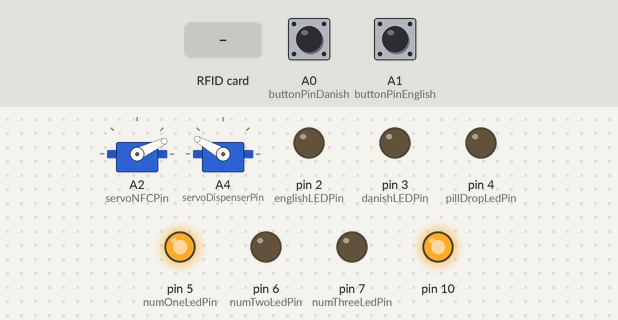
Recording of a sketch running on a simulated Arduino Uno, built with avr-gcc and run on an emulated ATmega328P. Parts: 2 × servo, output pins drawn as LEDs (lit = HIGH). The test bench sets the inputs (shaded band); at power-on: A0 (buttonPinDanish) LOW, A1 (buttonPinEnglish) LOW. WiFi joins after 1.5 s; servers stay silent unless stated; what the sketch prints to the serial monitor is not drawn.

Above: at 6.7 s.
6.8 s: RFID card 5E 7A 19 C4 held to the reader
At 7.7 s:
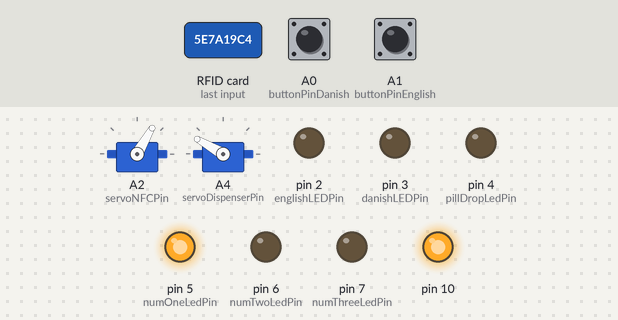
At 9.4 s:
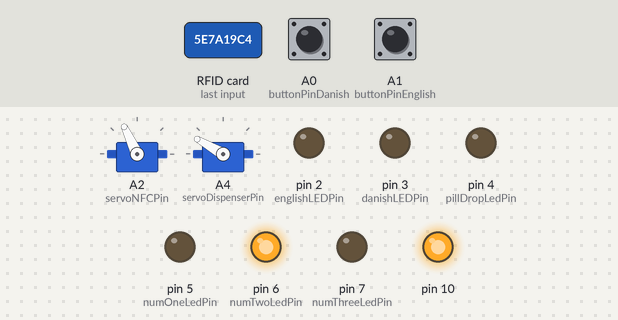
9.7 s: A0 (buttonPinDanish) pulled HIGH for 0.15 s
At 10.2 s:
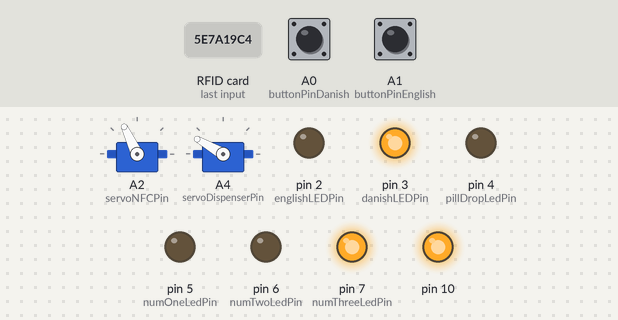
Timing chart, 0 to 21.6 s (numbered marks = the images above; inputs shaded):
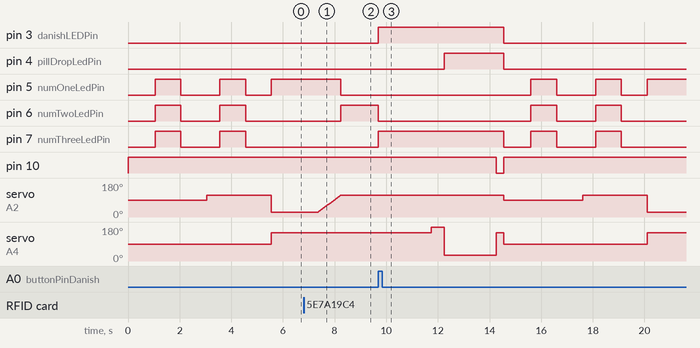

The sketch:

dispenser_code.ino
```cpp
/* MTG PILLMACHINE MASTER
 * moja & circuitcircus
 *
 * Dispenser machine
 */


// Includes
#include <SPI.h>
#include <MFRC522.h>
#include <Ethernet.h>
#include <Servo.h>

// Ethernet variables
static uint8_t mac[] = {  0xDE, 0xAD, 0xBE, 0xEF, 0xFE, 0x01 };
static uint8_t myip[] = {  10, 0, 0, 200 };
IPAddress pc_server(10,0,0,31);  // serverens adress

EthernetClient client;

// RFID variables
#define RST_PIN 9
#define SS_PIN 8

MFRC522 mfrc522(SS_PIN, RST_PIN);  // Create MFRC522 instance

boolean cardPresent = false; // DEBUG: Set this and isDebugging to true to test UI
boolean isDebugging = false; // DEBUG: Set this and cardPresent to true to test UI
boolean cardPresent_old = false;
String cardID = ""; // NB skal muligvis laves til char-array for at spare memory
String cardID_old = "";

// Servo variables
Servo servoNFC;
Servo servoDispenser;

#define servoNFCPin A2
#define servoDispenserPin A4

const int posNFCBase = 25;
int posNFC = posNFCBase;
int posNFCClosed = 115;
const int posDispenserStart = 150;
const int posDispenserMid = 180;
const int posDispenserEnd = 30;

// Button variables
const int buttonPinDanish = A0;
const int buttonPinEnglish = A1;
const int danishLEDPin = 3;
const int englishLEDPin = 2;
int buttonStateDanish = 0;
int buttonStateEnglish = 0;
int lastButtonStateDanish = 1;
int lastButtonStateEnglish = 1;

// Indicator LEDs
const int pillDropLedPin = 4;
const int numOneLedPin = 5;
const int numTwoLedPin = 6;
const int numThreeLedPin = 7;

// Timers
unsigned long NFCTimer = 0;
const unsigned long NFCTimerDuration = 5000;
unsigned long panicTimer = 0;
const unsigned long panicTimerDuration = 15000;
unsigned long previousPanicBlink = 0;
boolean panicBlinkState = 0;
const int panicBlinkDuration = 500; // How long should one blink last?

boolean isNFCTimerExpired = false;

// System variables
boolean hasReadNFC = false;
boolean hasPressedButton = false;
boolean hasDispensedPill = false;
String languageChosen = "";

void setup() {
  Serial.begin(9600);

  SPI.begin();
  mfrc522.PCD_Init(); // Init MFRC522 (RFID reader)

  Ethernet.begin(mac, myip);

  pinMode(numOneLedPin, OUTPUT);
  pinMode(numTwoLedPin, OUTPUT);
  pinMode(numThreeLedPin, OUTPUT);

  // Attach servos
  servoNFC.attach(servoNFCPin);
  servoDispenser.attach(servoDispenserPin);

  showWaitingBlinks(); // wait for ethernet card while showing blinks
  aktivateEthernetSPI(false);

  servoNFC.write(posNFC);
  servoDispenser.write(posDispenserStart);

  pinMode(danishLEDPin, OUTPUT);
  pinMode(englishLEDPin, OUTPUT);
  pinMode(pillDropLedPin, OUTPUT);

  pinMode(buttonPinDanish, INPUT);
  pinMode(buttonPinEnglish, INPUT);

  digitalWrite(numOneLedPin, HIGH);

  // Ready to start
  Serial.println("Ready");

}

void loop() {
  // PHASE 1 : Check for a token
  if (!hasReadNFC) {
    checkForNFC();
  }

  // PHASE 2 : Check for buttonpress (English or Danish)
  if (hasReadNFC && !hasPressedButton) {
    checkForButtonPress();
    updateTimer();
  }

  // PHASE 3 : Try to dispense pill(s)
  if (hasReadNFC && hasPressedButton) {
    dispensePill();
    printDiagnosis();
  }

}

// CHECKS FOR A PRESENTED NFC TAG (TOKEN)
void checkForNFC() {

  if(cardPresent) {
    if ( mfrc522.PICC_ReadCardSerial()) {
      getID();
    }
    hasReadNFC = true;
    delay(500);

    openNFCServo(); // Close NFC coin slot
    NFCTimer = millis();
    digitalWrite(numOneLedPin, LOW);
    digitalWrite(numTwoLedPin, HIGH);
  }

  if ( mfrc522.PICC_ReadCardSerial()) {
    getID();
  }


  cardPresent_old = cardPresent;


  // -----------------ALT HERUNDER SKAL STÅ SIDST I MAIN LOOP!

  if ( ! mfrc522.PICC_IsNewCardPresent() && !isDebugging) {
    cardPresent = false;
    return;
    delay(10);
  }

  cardPresent = true;

  // mfrc522.PICC_HaltA();
  delay(10);
}

// CHECKS IF A BUTTON HAS BEEN PRESSED
void checkForButtonPress() {
  buttonStateDanish = digitalRead(buttonPinDanish);
  buttonStateEnglish = digitalRead(buttonPinEnglish);

  if ( (buttonStateDanish != lastButtonStateDanish) || (buttonStateEnglish != lastButtonStateEnglish) ) {
    if ( buttonStateDanish == HIGH || buttonStateEnglish == HIGH) {
      hasPressedButton = true;
      languageChosen = buttonStateDanish == HIGH ? "UK" : "DK";

      digitalWrite(numTwoLedPin, LOW);
      digitalWrite(numThreeLedPin, HIGH);

      digitalWrite(danishLEDPin, buttonStateDanish);
      digitalWrite(englishLEDPin, buttonStateEnglish);
    }
    delay(50);
  }

  lastButtonStateDanish = buttonStateDanish;
  lastButtonStateEnglish = buttonStateEnglish;
}

// UPDATES TIMERS AND REACTS ON THEM
void updateTimer() {
  unsigned long currentMillis = millis();

  if(currentMillis > NFCTimer + NFCTimerDuration && !isNFCTimerExpired) {
    panicTimer = currentMillis;
    isNFCTimerExpired = true;
  }

  if(isNFCTimerExpired) {
    if(currentMillis - previousPanicBlink >= panicBlinkDuration) {
      previousPanicBlink = currentMillis;
      panicBlinkState = !panicBlinkState;
      digitalWrite(numTwoLedPin, panicBlinkState);
    }

    if(currentMillis > panicTimer + panicTimerDuration) {
      resetSystem();
      digitalWrite(numTwoLedPin, LOW);
      isNFCTimerExpired = false;
    }
  }
}

// DISPENSES A PILL
void dispensePill() {
  servoDispenser.write(posDispenserStart);
  delay(2000);
  servoDispenser.write(posDispenserMid);
  delay(500);
  servoDispenser.write(posDispenserEnd);

  digitalWrite(pillDropLedPin, HIGH);

  delay(2000);
  servoDispenser.write(posDispenserStart);

  hasDispensedPill = true;
}

// PRINT DIAGOSIS
void printDiagnosis() {
  // CODE TO PRINT THE DIAGNOSIS HERE
  Serial.println("Printing");
  submitData();

}

// RESET THE SYSTEM
void resetSystem() {
  hasReadNFC = false;
  hasPressedButton = false;
  hasDispensedPill = false;
  languageChosen = "";
  isNFCTimerExpired = false;

  digitalWrite(danishLEDPin, LOW);
  digitalWrite(englishLEDPin, LOW);
  digitalWrite(numOneLedPin, LOW);
  digitalWrite(numTwoLedPin, LOW);
  digitalWrite(numThreeLedPin, LOW);
  digitalWrite(pillDropLedPin, LOW);

  softReset();
}

void showWaitingBlinks() {
  delay(1000);
  digitalWrite(numOneLedPin, HIGH);
  digitalWrite(numTwoLedPin, HIGH);
  digitalWrite(numThreeLedPin, HIGH);
  delay(1000);
  digitalWrite(numOneLedPin, LOW);
  digitalWrite(numTwoLedPin, LOW);
  digitalWrite(numThreeLedPin, LOW);
  delay(1000);
  servoNFC.write(posNFCClosed);
  delay(500);
  digitalWrite(numOneLedPin, HIGH);
  digitalWrite(numTwoLedPin, HIGH);
  digitalWrite(numThreeLedPin, HIGH);
  delay(1000);
  digitalWrite(numOneLedPin, LOW);
  digitalWrite(numTwoLedPin, LOW);
  digitalWrite(numThreeLedPin, LOW);
  delay(1000);
  digitalWrite(numOneLedPin, HIGH);
  digitalWrite(numTwoLedPin, LOW);
  digitalWrite(numThreeLedPin, LOW);
}

void submitData() {

  aktivateEthernetSPI(true);

  String datastring = "GET /machine//readval.php?tag=" + String(cardID) + "&lingo=" + languageChosen + " HTTP/1.0";

  if(client.connect(pc_server,80)) {
      client.println(datastring);
      client.println("Connection: close");
      client.println(); //vigtigt at sende tom linie
      client.stop();
      delay(100);
    }


  aktivateEthernetSPI(false);
  resetSystem();
}

void aktivateEthernetSPI(boolean x) {
  // mfrc522.PICC_HaltA();
  // skift SPI/Slave... turn RFID shield off, ethernet on (LOW=on)
  // http://tronixstuff.com/2011/05/13/tutorial-arduino-and-the-spi-bus/

  digitalWrite(SS_PIN,x);
  digitalWrite(10,!x);
}

void openNFCServo() {
  for (posNFC = posNFCBase; posNFC <= posNFCClosed; posNFC += 1) {
    servoNFC.write(posNFC);
    delay(10);
  }
  return;
}

void closeNFCServo() {
  for (posNFC = posNFCClosed; posNFC >= posNFCBase; posNFC -= 1) {
    servoNFC.write(posNFC);
    delay(10);
  }
  return;
}

// Source: https://forum.arduino.cc/index.php?topic=49581.0
void softReset() {
  asm volatile ("  jmp 0");
}

void getID() {
  String  cardIDtmp = "";
  // for (byte i = 0; i < mfrc522.uid.size; i++)
  for (byte i = 0; i < 3; i++) {
    byte tmp = (mfrc522.uid.uidByte[i]);
    cardIDtmp.concat(tmp);
  }

  // has ID changed?
  if (cardIDtmp != cardID_old) {
    cardID = cardIDtmp;
    cardID_old = cardID;
  }
}
```

Measured:
- after the input at 6.8 s, pin 5 (numOneLedPin): HIGH → LOW after 1.4 s; pin 6 (numTwoLedPin): LOW → HIGH after 1.4 s; servo on A2 (servoNFCPin): moves from 25° to 115° over 0.91 s, starting after 0.54 s
- after the input at 9.7 s, pin 3 (danishLEDPin): LOW → HIGH at once, → LOW 4.9 s later; pin 4 (pillDropLedPin): LOW → HIGH after 2.6 s, → LOW 2.3 s later
